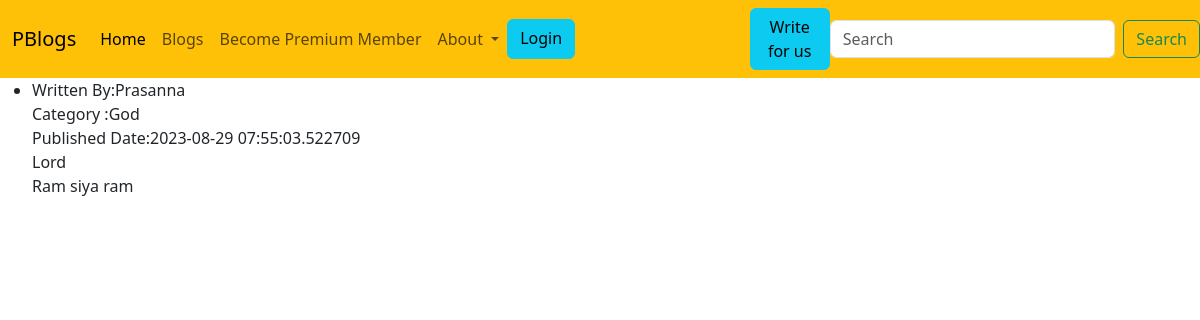
Before: / with the older database file.
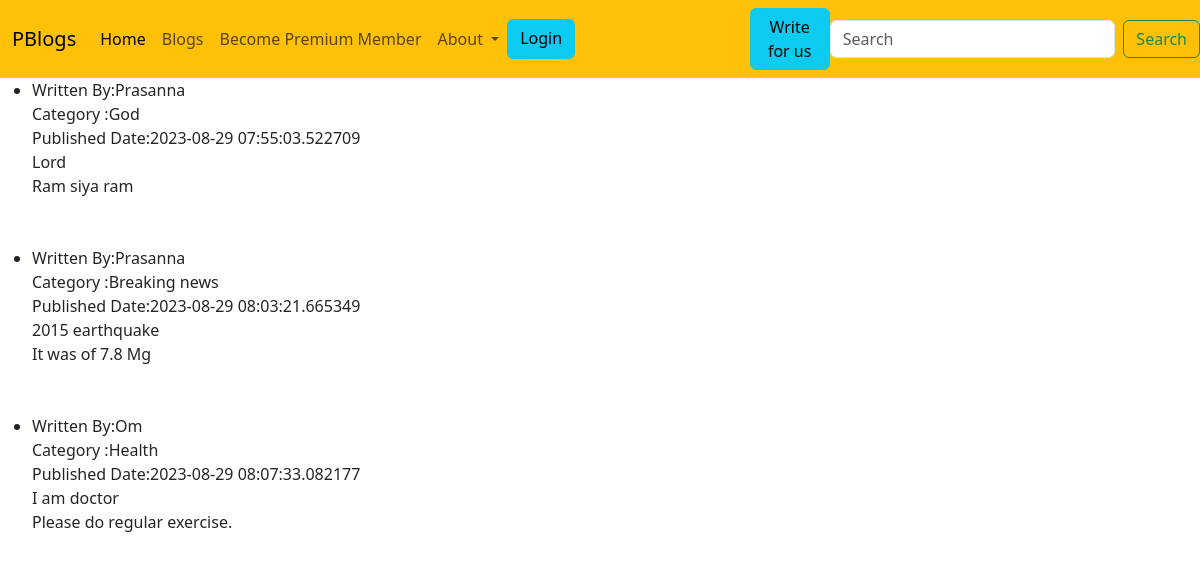
After: the same page with the newer database file.
### models/models.py (models this page shows, shortened)
class BlogPost(db.Model):
    post_id=db.Column(db.Integer,primary_key=True)
    user=db.relationship('User',backref='person',lazy=True)
    content=db.Column(db.Text,nullable=False)
    user_id = db.Column(db.Integer, db.ForeignKey('user.user_id'), nullable=False)
    title=db.Column(db.String(120),nullable=False)
    timestamp=db.Column(db.DateTime,default=datetime.utcnow,nullable=False)
    category=db.Column(db.String(50),nullable=False)

class User(db.Model,UserMixin):
    user_id = db.Column(db.Integer, primary_key=True)
    username = db.Column(db.String(80), unique=True, nullable=False)
    email = db.Column(db.String(80), unique=True, nullable=False)
    created_at=db.Column(db.DateTime,default=datetime.utcnow,nullable=False)
    posts = db.relationship('BlogPost', backref='author', lazy=True)  # One-to-many relationship
    password_hash = db.Column(db.String(120), nullable=False)
    def __str__(self):
        return  self.username

### controller/controller.py (the view)
def index():
    blogss=BlogPost.query.all()
    blogs = [re.sub(r'<.*?>', '', blog.content) for blog in blogss]
    return render_template("index.html",blogss=blogss,blogs=blogs,zip=zip)

### templates/index.html (shortened to what this page needs)
{% extends 'base.html' %}
{% block content %}
<ul>
    {% if blogss %}
{% for blog, content in zip(blogs, blogss) %}
<li>
   Written By:{{content.user}} <br>
    Category :{{content.category}} <br>
    Published Date:{{content.timestamp}} <br>
    {{content.title}} <br>
    {{blog}} <br>
</li>
<br><br>
{% endfor %}
{% endif %}
</ul>
    {% endblock %}

### templates/base.html (shortened to what this page needs)
<!DOCTYPE html>
<html lang="en">
    <link href="https://cdn.jsdelivr.net/npm/bootstrap@5.3.1/dist/css/bootstrap.min.css" rel="stylesheet">
</head>
<body>
  <nav class="navbar navbar-expand-lg bg-warning">
    <div class="container-fluid">
      <a class="navbar-brand" href="/index">PBlogs</a>
      <div class="collapse navbar-collapse" id="navbarSupportedContent">
        <ul class="navbar-nav me-auto mb-2 mb-lg-0">
          <li class="nav-item">
            <a class="nav-link active" aria-current="page" href="#">Home</a>
          </li>
          <li class="nav-item">
            <a class="nav-link" href="/blogfeed">Blogs</a>
          </li>
          <li class="nav-item">
            <a class="nav-link" href="#">Become Premium Member</a>
          </li>
          <li class="nav-item dropdown">
            <a class="nav-link dropdown-toggle" href="#" role="button" data-bs-toggle="dropdown" aria-expanded="false">
              About
            </a>
          </li>
    {% if session["username"]%}
    <a href="/dashboard">{{session['username']}}</a>
    <a href="/logout" class="btn btn-danger">Logout</a>
    {% else %}
    <a  class="btn btn-info" href="/login_signup">Login</a>
       {% endif %}
        </ul>
      </div>
    </div>
    <a href="/create_blog" class="btn btn-info">Write for us</a>
    <form class="d-flex w-50 " role="search">
      <input class="form-control me-2" type="search" placeholder="Search" aria-label="Search">
      <button class="btn btn-outline-success" type="submit">Search</button>
    </form>
  </nav>
    {% block content %}
    {% endblock %}
</body>
</html>

Changed rows visible on the page:
added BlogPost: user "Prasanna", category "Breaking news", timestamp "2023-08-29 08:03:21.665349", title "2015 earthquake", content "It was of 7.8 Mg"
added BlogPost: user "Om", category "Health", timestamp "2023-08-29 08:07:33.082177", title "I am doctor", content "Please do regular exercise."
